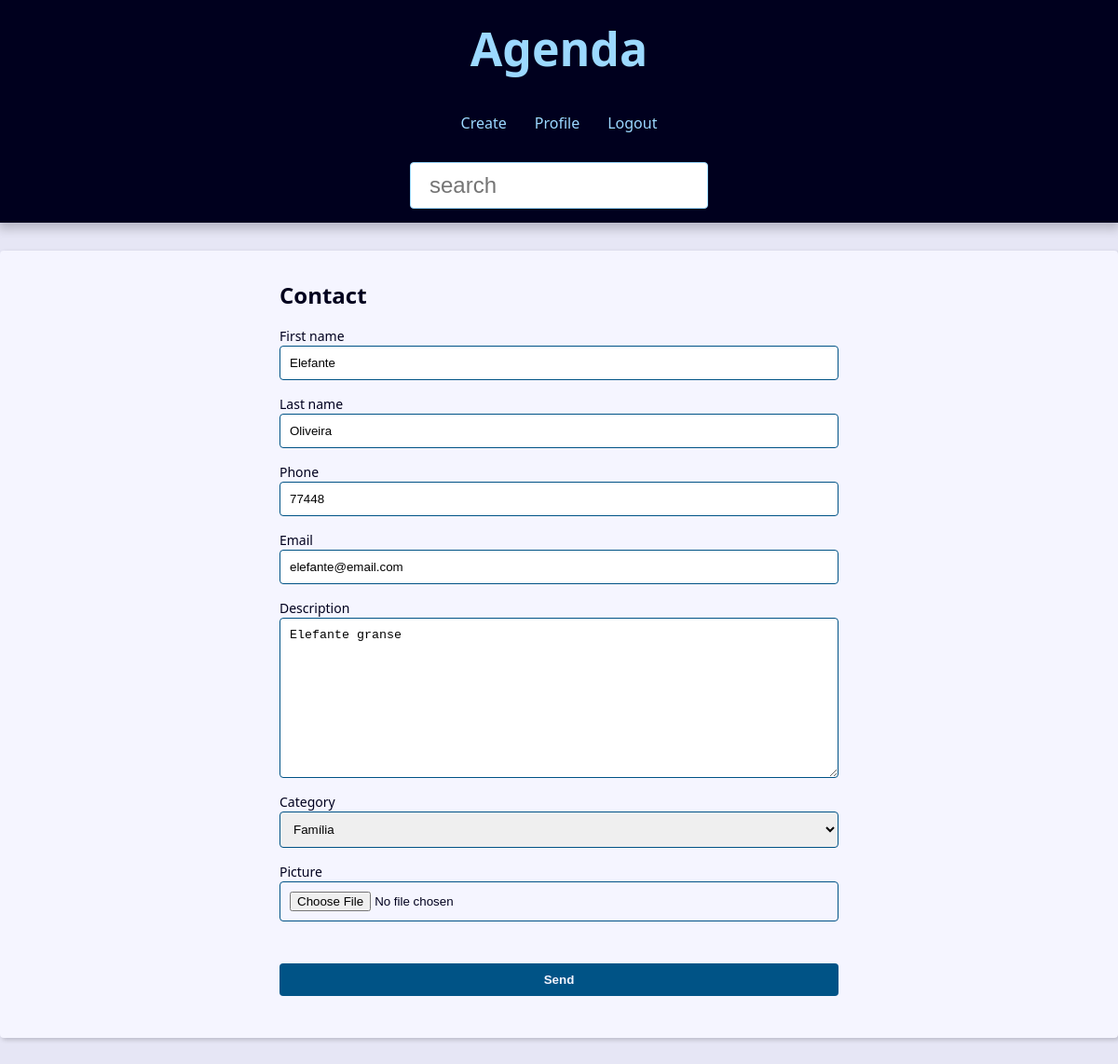
The page /contact/1010/update/ (signed in) on the database its author committed.
### contact/models.py (models this page shows, shortened)
class Contact(models.Model): # Criação da tabela / model
    first_name = models.CharField(max_length=50) # Max lenght (Máximo de letras)
    last_name = models.CharField(max_length=50)
    phone = models.CharField (max_length=50)
    email = models.EmailField(max_length=254, blank=True)
    created_date = models.DateTimeField(default=timezone.now)
    description = models.TextField(blank=True) # Por ser Text, não é obrigatório colocar o limitador de caracteres
    show = models.BooleanField(default=True)
    picture = models.ImageField(blank=True, upload_to='pictures/%Y/%m/') # upload_to --> Pra qual pasta enviar
    category = models.ForeignKey(Category, on_delete=models.SET_NULL, blank=True, null=True)
    owner = models.ForeignKey(
        User,
        on_delete=models.SET_NULL,
        blank=True, null=True
    )

### contact/views/contact_forms.py (the view, shortened to what this page needs)
# urls.py: path('contact/<int:contact_id>/update/', views.update, name='update'), # Atualizar o contato
@login_required(login_url='contact:login')
def update(request, contact_id):
    contact = get_object_or_404(
        Contact, pk=contact_id, show=True, owner=request.user
    )
    form_action = reverse('contact:update', args=(contact_id,))
    context = {
        'form': ContactForm(instance=contact),
        'form_action': form_action,
    }
    return render(
            request,
            'contact/create.html',
            context
        )

### contact/forms.py (shortened to what this page needs)
class ContactForm(forms.ModelForm):
    picture = forms.ImageField(
        widget=forms.FileInput(
            attrs={
                'acept': 'image/*'
            }
        ),
        required=False
    )
    class Meta:
        model = models.Contact
        fields = (
            'first_name', 'last_name', 'phone',
            'email', 'description', 'category',
            'picture',
        )

### contact/models.py (called while the page is built)
    def __str__(self) -> str:
        return f'{self.name}'

### contact/templates/contact/create.html (shortened to what this page needs)
{% extends 'global/base.html' %}
{% block content %}
  <div class="form-wrapper">
    <h2>Contact</h2>
    <form
      action="{{ form_action }}"
      method="POST"
      enctype="multipart/form-data"
    >
        <div class="form-content">
          {% for field in form %}
                  <div class="form-group">
                    <label for="{{ field.id_for_label }}"> {{ field.label }} </label>
                    {{ field }}
                  </div>
                  {% if field.name == 'picture' and field.value.url %}
                    <div class="form-group">
                    </div>
                  {% endif %}
          {% endfor %}
        </div>
        <div class="form-content">
            <div class="form-group">
            <button class="btn" type="submit">Send</button>
            </div>
        </div>
    </form>
  </div>
{% endblock content %}

### base_static/global/css/style.css (style rules this page uses)
:root { --spacing: 1.5rem; --link-dark-color: rgb(0, 83, 134); --link-light-color: rgb(156, 217, 255); --clr-white: rgb(245, 245, 255); --clr-black: rgb(0, 0, 30); --clr-light-gray: rgb(230, 230, 245); --clr-dark-shadow-5: rgba(0, 0, 10, 5%); --clr-dark-shadow-10: rgba(0, 0, 10, 10%); --clr-dark-shadow-20: rgba(0, 0, 10, 20%); --clr-light-shadow-5: rgba(200, 200, 255, 5%); --clr-light-shadow-10: rgba(200, 200, 255, 10%); --clr-light-shadow-20: rgba(200, 200, 255, 20%); --main-page-width: 120rem; --table-min-width: 60rem; --biggest-font-size: 5rem; --bigger-font-size: 4rem; --big-font-size: 3.2rem; --medium-font-size: 2.4rem; --small-font-size: 1.6rem; --smaller-font-size: 1.4rem; --smallest-font-size: 1.2rem; --transition-fast: 300ms; --transition-medium: 600ms; --transition-slow: 1s; --default-border-radius: 4px; }
*, *::before, *::after { margin: 0; padding: 0; box-sizing: border-box; }
html { font-size: 62.5%; }
body { font-family: system-ui, -apple-system, BlinkMacSystemFont, 'Segoe UI', Roboto, Oxygen, Ubuntu, Cantarell, 'Open Sans', 'Helvetica Neue', sans-serif; line-height: 1.5; font-size: var(--small-font-size); color: var(--clr-black); -webkit-font-smoothing: antialiased; background: var(--clr-light-gray); }
.form-wrapper { max-width: 60rem; margin: var(--spacing) auto; }
.form-content { margin: var(--spacing) 0; }
.form-group { display: flex; flex-direction: column; padding-bottom: var(--spacing); }
.form-group input, .form-group textarea, .form-group select { padding: 1rem; border-radius: var(--default-border-radius); border: 1px solid var(--link-dark-color); }
.form-group label { font-size: var(--smaller-font-size); }
.btn { background-color: var(--link-dark-color); color: var(--clr-white); font-weight: bold; border: none; padding: 1rem 2rem; border-radius: var(--default-border-radius); cursor: pointer; transition: filter var(--transition-fast) ease-in-out; }

### rows shown on the page
Contact: form "Elefante" "Oliveira" "77448" "elefante@email.com" "Elefante granse" "Família"

### other values the page prints
{{ field.label }} "First name" "Last name" "Phone" "Email" "Description" "Category" "Picture"
